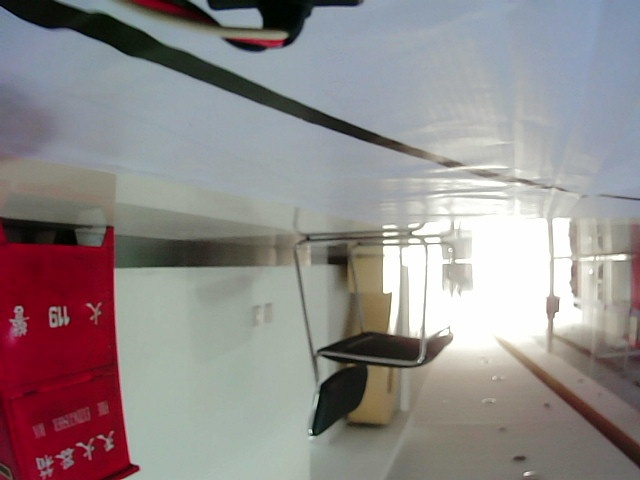
#> input picture ImageProcess/left.jpg, 640 x 480 px, given in place of the camera
$ python optional_total.py
#> lines starting #> are read from the running program, lines starting #| are printed output that depends on the picture; after the words box and inside, x2 and y2 are one past the last pixel; in counts of white or black regions, pixels touching at a corner belong together
### driver.py
#!/usr/bin/python
# -*- coding: utf-8 -*-

import threading
import socket, json, time
import traceback

class driver:
    __sock = None
    __dst = None
    __conf = {}
    __keepRunning = True
    __recv_t = None
    __uid = 0

    def __init__(self):
        print ("----------Driver No.%d Init----------" % id(self))
        try:
            self.__dst = ('127.0.0.1', 61551)

            self.__sock = socket.socket(socket.AF_INET, socket.SOCK_DGRAM)
            self.__sock.settimeout(1.0)
            self.__recv_t = threading.Thread(target=self.recv_thread)
            self.__recv_t.start()
        except:
            traceback.print_exc()
            print ("----------Driver Init Failed----------")
            return
        print ("----------Driver Init Done----------")

    def __del__(self):
        # self.close()
        print ("\n----------Driver No.%d End----------" % id(self))

    def __launch(self):
        self.__sock.sendto(json.dumps(self.__conf).encode('utf-8'), self.__dst)
        self.__conf = {}

    def __setMotor(self, motor):
        # motor: from -1 to 1
        self.__conf['sm'] = round(max(min(motor, 1), -1), 3)

    def __setServo(self, steer):
        # steer: from -1 to 1
        self.__conf['ss'] = round(max(min(steer, 1), -1), 3)

    def __setDist(self, dt):
        # distance: from 0 to 0xffffffff
        self.__conf['sd'] = dt

    def __setMode(self, md):
        if md == 'speed':
            self.__conf['so'] = 1
        if md == 'distance':
            self.__conf['so'] = 3
        if md == 'stop':
            self.__conf['so'] = 0

    def __getMode(self):
        self.__conf['ro'] = 0

    def __getSensor(self):
        self.__conf['rs'] = 0

    def setStatus(self, **dt):
        self.__conf['uid'] = round(time.time(), 5)
        if 'motor' in dt:
            self.__setMotor(dt['motor'])
        if 'servo' in dt:
            self.__setServo(dt['servo'])
        if 'dist' in dt:
            self.__setDist(dt['dist'])
        if 'mode' in dt:
            self.__setMode(dt['mode'])
        self.__launch()

    # [12 lines left out: functions getStatus, close, not called in this run]

    def heartBeat(self):
        self.setStatus()

    # [26 lines left out: functions parse_feedback, recv_thread, not called in this run]


# [4 lines that do not run on import are left out]

### 1/optional_total.py
import cv2
from driver import driver
import numpy as np
import time

d=driver()

class point:
    def __init__(self,x=0,y=0):
        self.x = x
        self.y = y


def circle(img): #原图
    #灰度化
    gray=cv2.cvtColor(img,cv2.COLOR_BGR2GRAY)
    #霍夫变换圆检测
    circles= cv2.HoughCircles(gray,cv2.HOUGH_GRADIENT,1,100,param1=100,param2=30,minRadius=100,maxRadius=120)
    x=0
    y=0
    #判断是否检测到圆和圆的个数
    if circles is None or len(circles[0])!=1:  #当圆个数不为1，则认为检测错误，flag=0
        return 0,0,0,0
    elif len(circles[0])==1:  #当检测到圆为1时，计算圆心半径和坐标，并置flag=1
        circle = circles[0][0]
        x=int(circle[0])
        y=int(circle[1])
        r=int(circle[2])
        return 1,x,y,r

# [67 lines left out: function cross, not called in this run]

while(1):
    cap = cv2.VideoCapture(1)
    ret, frame = cap.read()
#> frame is the input picture: shape (480, 640, 3); mean B, G, R 137.9, 137.8, 145
    cap.release()

    (h, w) = frame.shape[:2]
#> h = 480; w = 640
    center = (w // 2, h // 2)
#> center = (320, 240)
    M = cv2.getRotationMatrix2D(center, 180, 1.0)
    frame = cv2.warpAffine(frame, M, (w, h))
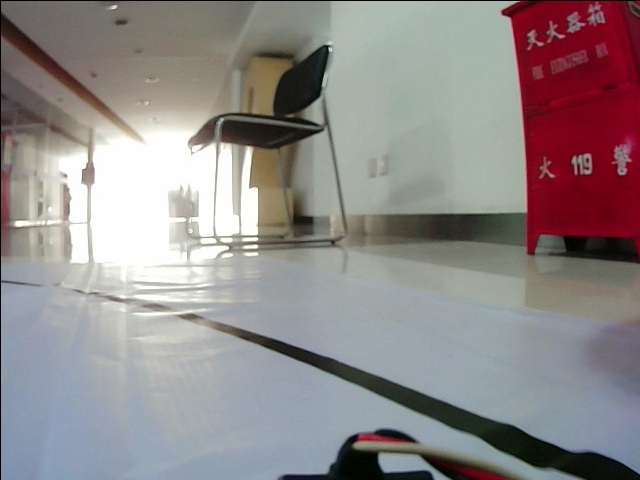
#> frame: shape (480, 640, 3); mean B, G, R 137.6, 137.6, 144.6

    flag,center_x,center_y,radius=circle(frame)
#> in circle, `gray=cv2.cvtColor(img,cv2.COLOR_BGR2GRAY)`:
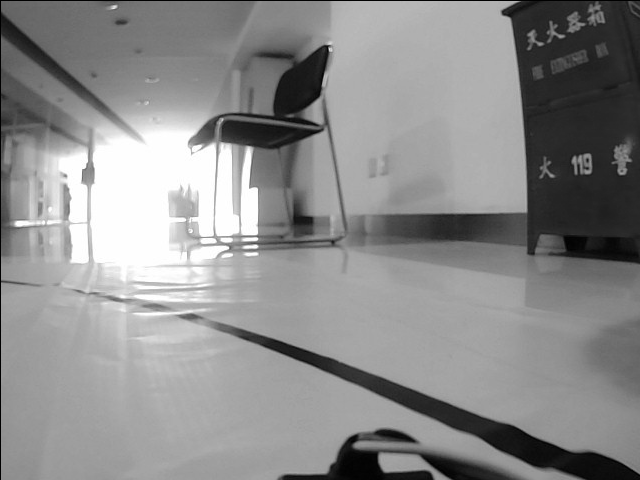
#> gray: shape (480, 640); min 0, max 255, mean 139.7
#> in circle, `circles= cv2.HoughCircles(gray,cv2.HOUGH_GRADIENT,1,100,param1=100,par..`: circles = None
#> flag = 0; center_x = 0; center_y = 0; radius = 0

    height,width,depth = frame.shape
#> height = 480; width = 640; depth = 3
    circle_img = np.zeros((height,width), np.uint8)
    cv2.circle(circle_img,(center_x,center_y),radius+10,1,thickness=-1)
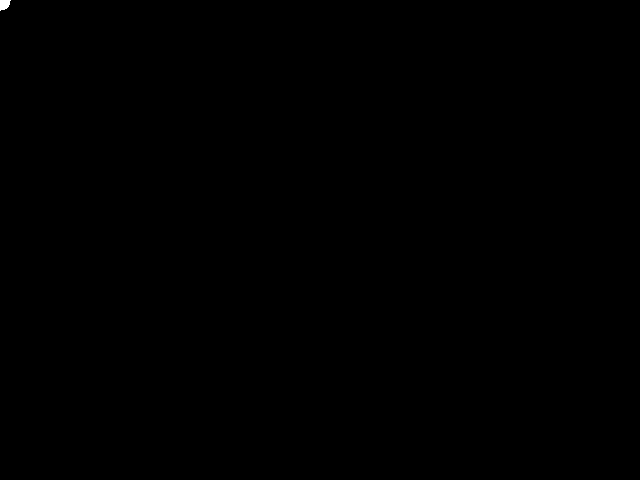
#> circle_img: shape (480, 640); values 0 (black) and 1 (white), 0.03% white; 1 white region, box (x1, y1, x2, y2) and area: (0, 0, 11, 11) 90
    masked_frame = cv2.bitwise_and(frame, frame, mask=circle_img)   #提取圆形ROI区域

    crossx=0
    crossy=0
    if flag==0:
        d.setStatus(motor=0.05, servo=0.0, dist=0x00, mode="speed")  #没检测到标识前行
#> (the run stopped early here; a loop or call above may not have finished)

$ run again, on ImageProcess/right.jpg
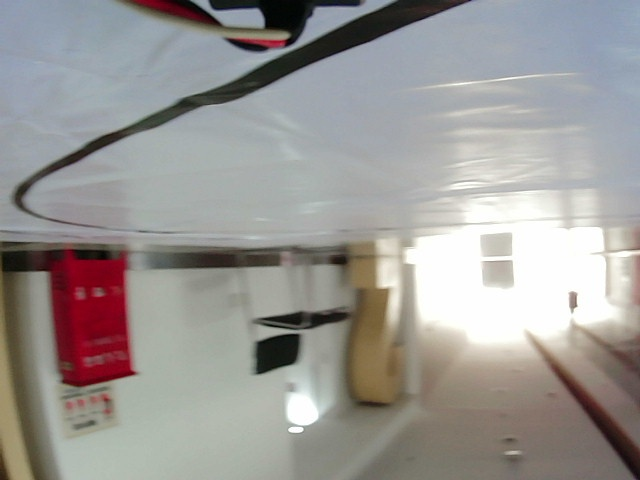
#> input picture ImageProcess/right.jpg, 640 x 480 px, given in place of the camera
#> frame is the input picture: shape (480, 640, 3); mean B, G, R 149.3, 152, 154.7
#> `frame = cv2.warpAffine(frame, M, (w, h))`:
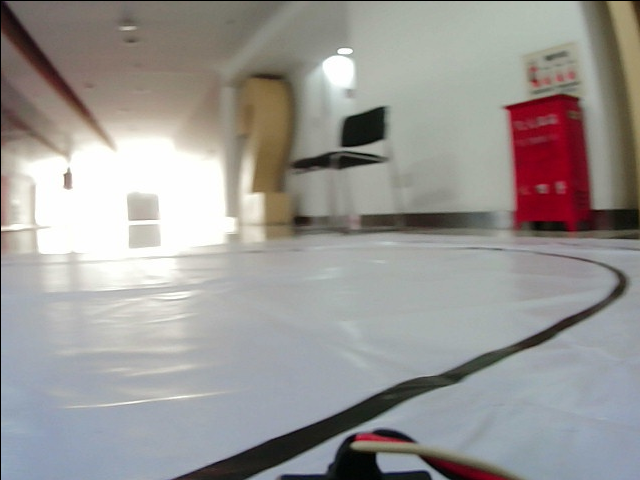
#> frame: shape (480, 640, 3); mean B, G, R 148.9, 151.6, 154.3
#> in circle, `gray=cv2.cvtColor(img,cv2.COLOR_BGR2GRAY)`:
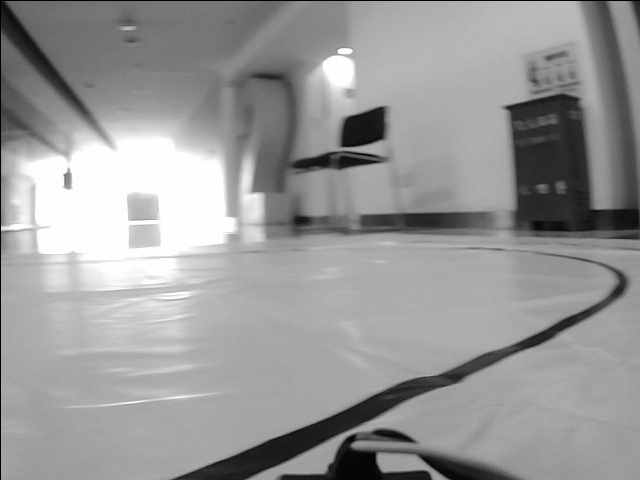
#> gray: shape (480, 640); min 0, max 255, mean 152.1
#> circles = None
#> flag = 0
#> circle_img: shape (480, 640); values 0 (black) and 1 (white), 0.03% white; 1 white region, box (x1, y1, x2, y2) and area: (0, 0, 11, 11) 90

$ run again, on ImageProcess/straight.jpg
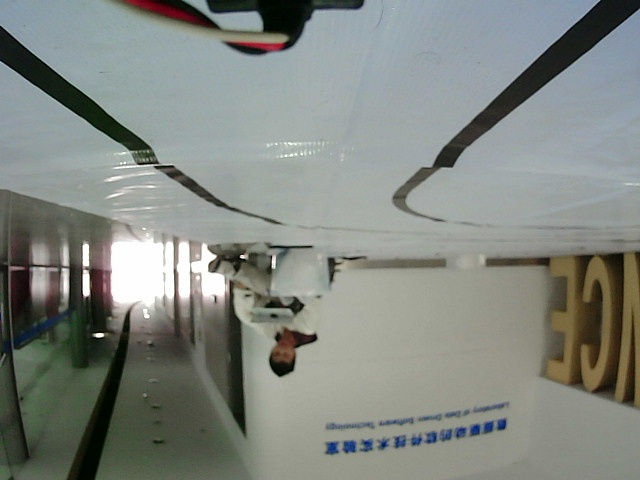
#> input picture ImageProcess/straight.jpg, 640 x 480 px, given in place of the camera
#> frame is the input picture: shape (480, 640, 3); mean B, G, R 129, 134.9, 130
#> `frame = cv2.warpAffine(frame, M, (w, h))`:
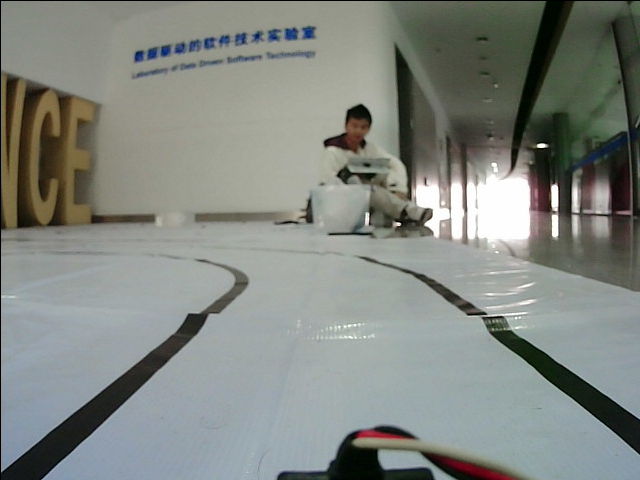
#> frame: shape (480, 640, 3); mean B, G, R 128.7, 134.5, 129.7
#> in circle, `gray=cv2.cvtColor(img,cv2.COLOR_BGR2GRAY)`:
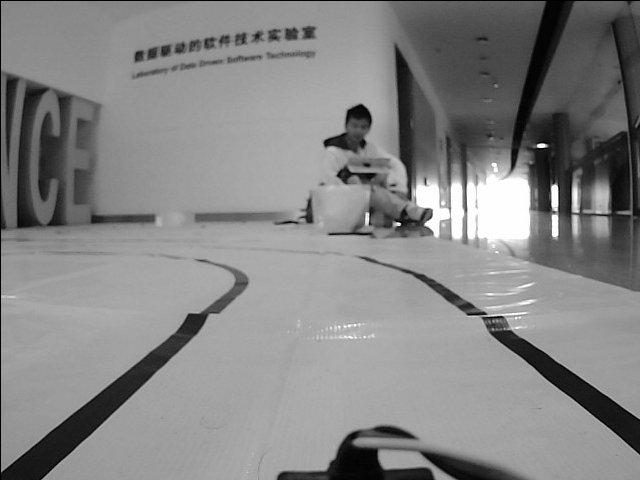
#> gray: shape (480, 640); min 0, max 255, mean 132.4
#> circles = None
#> flag = 0
#> circle_img: shape (480, 640); values 0 (black) and 1 (white), 0.03% white; 1 white region, box (x1, y1, x2, y2) and area: (0, 0, 11, 11) 90
